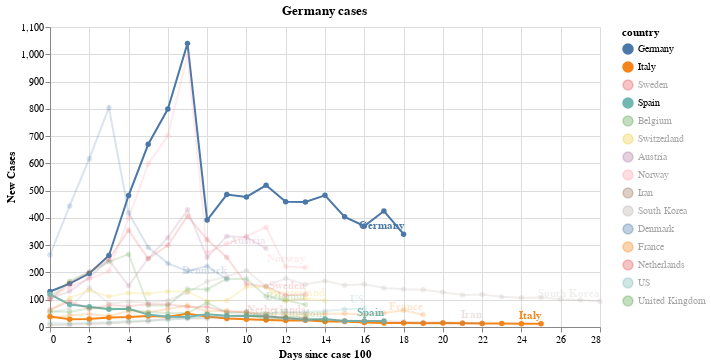

Notebook cell for this chart:
### Code cell
#hide_input
chart = make_since_chart(dff2[dff2.country != "China"], ["Germany"],  ['Italy', 'Spain', 'United'])
chart

### Figure 1 — Vega-Lite specification as saved in the notebook (floating-point values rounded to 4 significant figures; data arrays with more than 128 entries replaced by an {"elided": "..."} marker saying what was removed)
{"config": {"view": {"continuousWidth": 400, "continuousHeight": 300}}, "layer": [{"mark": {"type": "line", "point": true}, "encoding": {"color": {"type": "nominal", "field": "country", "scale": {"domain": ["Germany", "Italy", "Sweden", "Spain", "Belgium", "Switzerland", "Austria", "Norway", "Iran", "South Korea", "Denmark", "France", "Netherlands", "US", "United Kingdom"]}}, "opacity": {"condition": {"value": 1, "selection": "selector002"}, "value": 0.2}, "tooltip": [{"type": "nominal", "field": "country"}, {"type": "quantitative", "field": "state"}, {"type": "nominal", "field": "type"}, {"type": "quantitative", "field": "confirmed"}, {"type": "quantitative", "field": "deaths"}, {"type": "quantitative", "field": "ratio"}, {"type": "quantitative", "field": "new_deaths"}, {"type": "quantitative", "field": "new_confirmed"}, {"type": "temporal", "field": "date"}, {"type": "quantitative", "field": "Days since case 100"}], "x": {"type": "quantitative", "field": "Days since case 100"}, "y": {"type": "quantitative", "axis": {"title": "New Cases"}, "field": "ratio"}}, "selection": {"selector002": {"type": "multi", "fields": ["country"], "bind": "legend", "init": [{"country": "Germany"}, {"country": "Italy"}, {"country": "Spain"}, {"country": "United"}]}}, "width": 550}, {"mark": {"type": "text", "align": "right", "dy": -8, "fontWeight": "bold"}, "encoding": {"color": {"type": "nominal", "field": "country", "scale": {"domain": ["Germany", "Italy", "Sweden", "Spain", "Belgium", "Switzerland", "Austria", "Norway", "Iran", "South Korea", "Denmark", "France", "Netherlands", "US", "United Kingdom"]}}, "opacity": {"condition": {"value": 1, "selection": "selector002"}, "value": 0.2}, "text": {"type": "nominal", "field": "country"}, "tooltip": [{"type": "nominal", "field": "country"}, {"type": "quantitative", "field": "state"}, {"type": "nominal", "field": "type"}, {"type": "quantitative", "field": "confirmed"}, {"type": "quantitative", "field": "deaths"}, {"type": "quantitative", "field": "ratio"}, {"type": "quantitative", "field": "new_deaths"}, {"type": "quantitative", "field": "new_confirmed"}, {"type": "temporal", "field": "date"}, {"type": "quantitative", "field": "Days since case 100"}], "x": {"type": "quantitative", "field": "Days since case 100"}, "y": {"type": "quantitative", "axis": {"title": "New Cases"}, "field": "ratio"}}, "transform": [{"filter": "(datum['date'] >= 1584576000000)"}], "width": 550}], "data": {"name": "data-055790ce213c0f64c1f11a48ed9daf98"}, "title": "Germany cases", "$schema": "https://vega.github.io/schema/vega-lite/v4.0.2.json", "datasets": {"data-055790ce213c0f64c1f11a48ed9daf98": {"elided": "260 records"}}}
